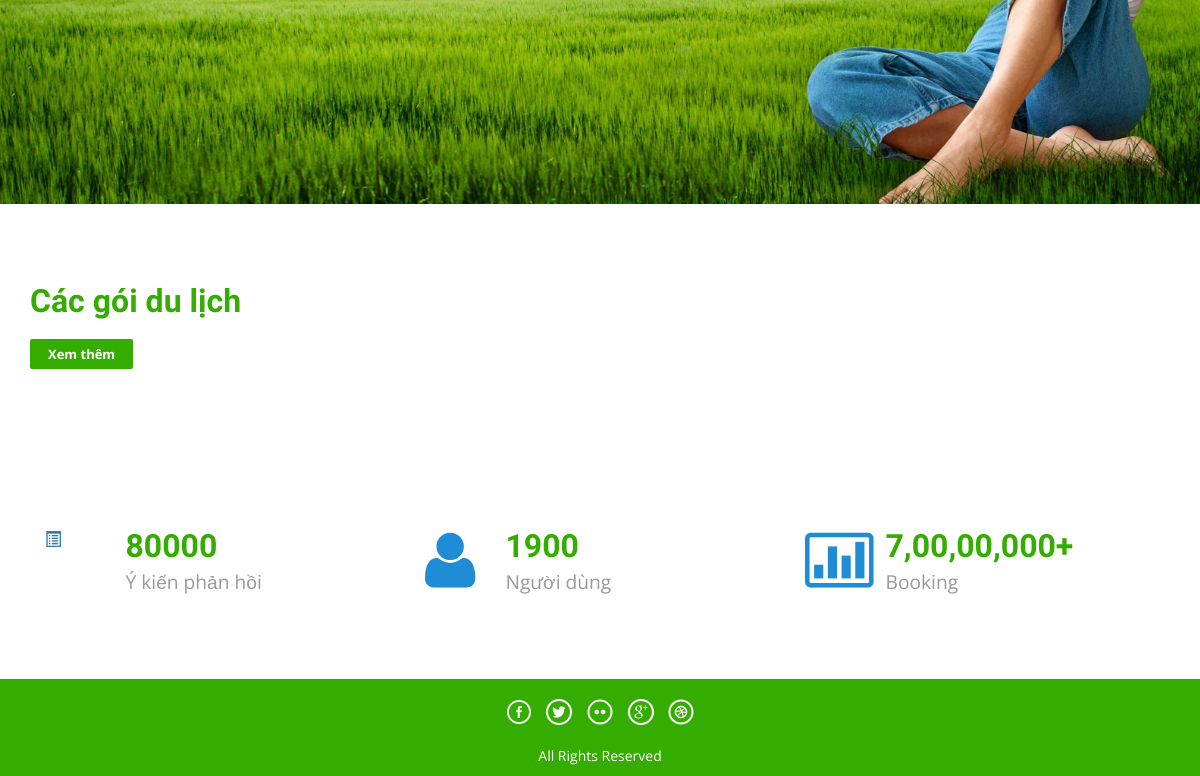
Before: / (lower part) with the older database file.
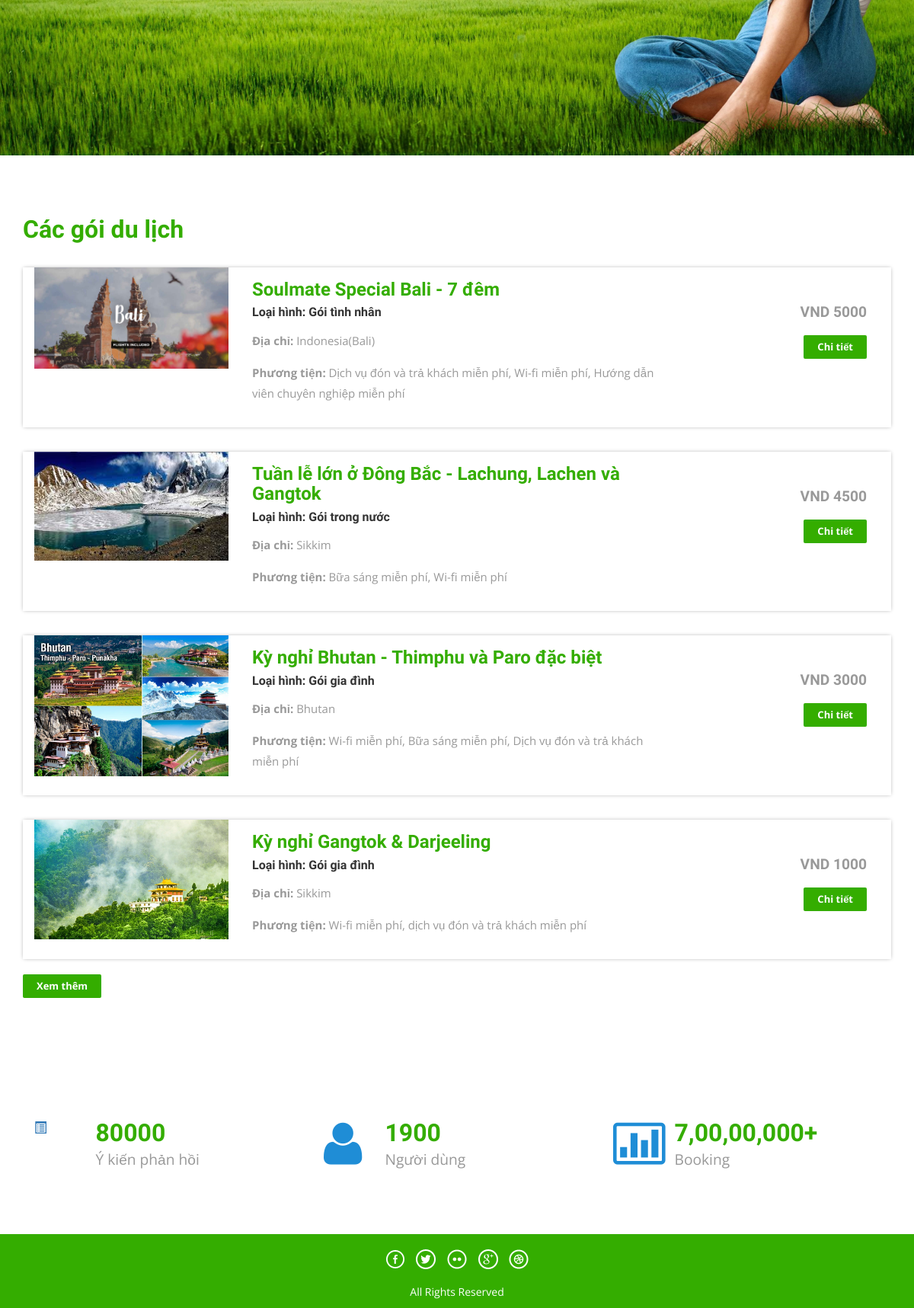
After: the same page with the newer database file.
### tables this page shows
CREATE TABLE `goidulich` (
  `magoi` int NOT NULL AUTO_INCREMENT,
  `tengoi` varchar(200) DEFAULT NULL,
  `kieugoi` varchar(200) DEFAULT NULL,
  `diadiem` varchar(100) DEFAULT NULL,
  `giatien` int DEFAULT NULL,
  `giagiam` int DEFAULT NULL,
  `phuongtien` varchar(500) DEFAULT NULL,
  `mota` varchar(1000) DEFAULT NULL,
  `anh` varchar(100) DEFAULT NULL,
  `ngaytao` timestamp NULL DEFAULT CURRENT_TIMESTAMP,
  `ngaycapnhat` timestamp NULL DEFAULT NULL ON UPDATE CURRENT_TIMESTAMP,
  PRIMARY KEY (`magoi`)
);

### index.php (the view, shortened to what this page needs)
<?php
include('includes/config.php');
?>
<!DOCTYPE HTML>
<html>
<head>
    <link href="css/bootstrap.css" rel='stylesheet' type='text/css' />
    <link href="css/style.css" rel='stylesheet' type='text/css' />
    <link href="css/font-awesome.css" rel="stylesheet">
    <link href="css/animate.css" rel="stylesheet" type="text/css" media="all">
</head>
<body>
    <div class="banner">
    </div>
    <div class="container">
        <div class="holiday">
            <h3>Các gói du lịch</h3>
            <?php $sql = "SELECT * from goidulich order by rand() limit 4";
            $query = $dbh->prepare($sql);
            $query->execute();
            $results = $query->fetchAll(PDO::FETCH_OBJ);
            if ($query->rowCount() > 0) {
                foreach ($results as $result) {    ?>
                    <div class="rom-btm">
                        <div class="col-md-3 room-left wow fadeInLeft animated" data-wow-delay=".5s">
                            <img src="admin/pacakgeimages/<?php echo htmlentities($result->anh); ?>" class="img-responsive"
                                alt="">
                        </div>
                        <div class="col-md-6 room-midle wow fadeInUp animated" data-wow-delay=".5s">
                            <h4><?php echo htmlentities($result->tengoi); ?></h4>
                            <h6>Loại hình: <?php echo htmlentities($result->kieugoi); ?></h6>
                            <p><b>Địa chỉ: </b> <?php echo htmlentities($result->diadiem); ?></p>
                            <p><b>Phương tiện: </b> <?php echo htmlentities($result->phuongtien); ?></p>
                        </div>
                        <div class="col-md-3 room-right wow fadeInRight animated" data-wow-delay=".5s">
                            <h5>VND <?php echo htmlentities($result->giatien); ?></h5>
                            <a href="package-details.php?pkgid=<?php echo htmlentities($result->magoi); ?>" class="view">Chi
                                tiết</a>
                        </div>
                        <div class="clearfix"></div>
                    </div>
            <?php }
            } ?>
            <div><a href="package-list.php" class="view">Xem thêm</a></div>
        </div>
    </div>
    <div class="routes">
        <div class="container">
            <div class="col-md-4 routes-left wow fadeInRight animated" data-wow-delay=".5s">
                <div class="rou-left">
                    <a href="#"><i class="glyphicon glyphicon-list-alt"></i></a>
                </div>
                <div class="rou-rgt wow fadeInDown animated" data-wow-delay=".5s">
                    <h3>80000</h3>
                    <p>Ý kiến phản hồi</p>
                </div>
                <div class="clearfix"></div>
            </div>
            <div class="col-md-4 routes-left">
                <div class="rou-left">
                    <a href="#"><i class="fa fa-user"></i></a>
                </div>
                <div class="rou-rgt">
                    <h3>1900</h3>
                    <p>Người dùng</p>
                </div>
                <div class="clearfix"></div>
            </div>
            <div class="col-md-4 routes-left wow fadeInRight animated" data-wow-delay=".5s">
                <div class="rou-left">
                    <a href="#"><i class="fa fa-ticket"></i></a>
                </div>
                <div class="rou-rgt">
                    <h3>7,00,00,000+</h3>
                    <p>Booking</p>
                </div>
                <div class="clearfix"></div>
            </div>
            <div class="clearfix"></div>
        </div>
    </div>
    <?php include('includes/footer.php'); ?>
</body>
</html>

Changed rows visible on the page:
added goidulich: anh (picture), tengoi "Soulmate Special Bali - 7 đêm", kieugoi "Gói tình nhân", diadiem "Indonesia(Bali)", phuongtien "Dịch vụ đón và trả khách miễn phí, Wi-fi miễn phí, Hướng dẫn viên chuyên nghiệp miễn phí", giatien "5000"
added goidulich: anh (picture), tengoi "Tuần lễ lớn ở Đông Bắc - Lachung, Lachen và Gangtok", kieugoi "Gói trong nước", diadiem "Sikkim", phuongtien "Bữa sáng miễn phí, Wi-fi miễn phí", giatien "4500"
added goidulich: anh (picture), tengoi "Kỳ nghỉ Bhutan - Thimphu và Paro đặc biệt", kieugoi "Gói gia đình", diadiem "Bhutan", phuongtien "Wi-fi miễn phí, Bữa sáng miễn phí, Dịch vụ đón và trả khách miễn phí", giatien "3000"
added goidulich: anh (picture), tengoi "Kỳ nghỉ Gangtok & Darjeeling", kieugoi "Gói gia đình", diadiem "Sikkim", phuongtien "Wi-fi miễn phí, dịch vụ đón và trả khách miễn phí", giatien "1000"
